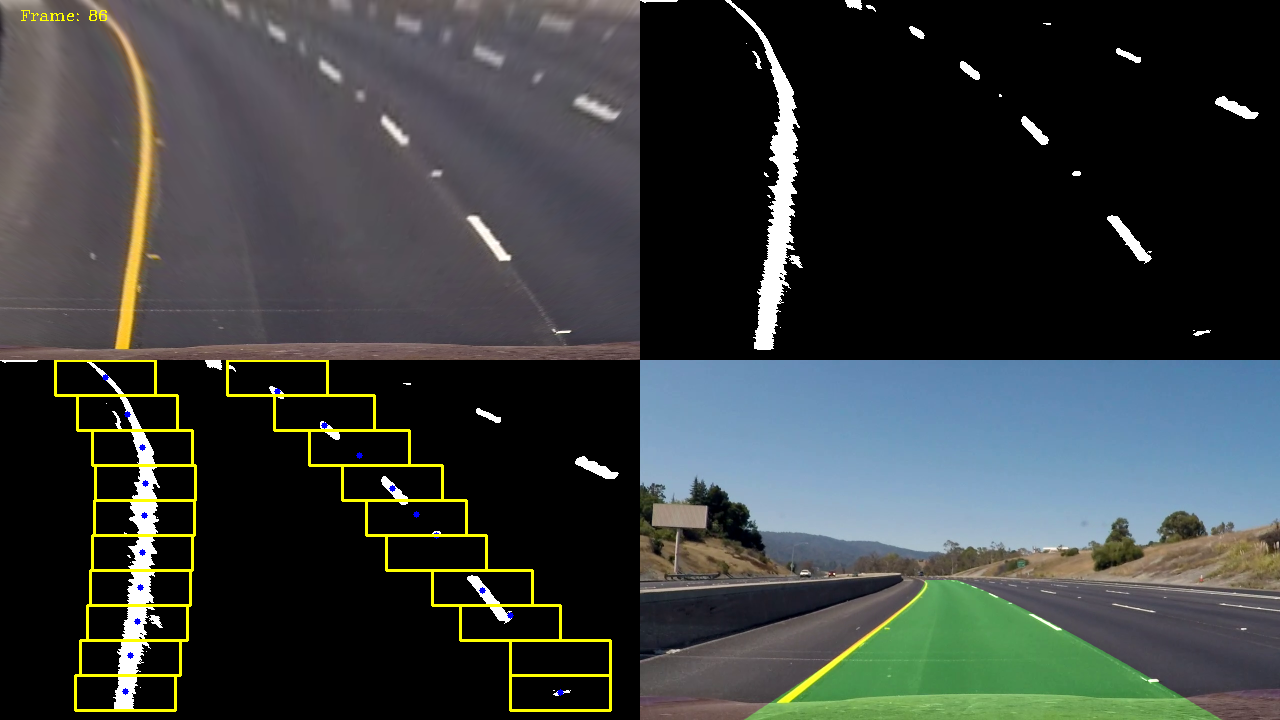
#> input picture lane_detection_curved/lane_curved.png, 1280 x 720 px, given in place of project_video.mp4, which was not available
$ python main.py
#> lines starting #> are read from the running program, lines starting #| are printed output that depends on the picture; after the words box and inside, x2 and y2 are one past the last pixel; in counts of white or black regions, pixels touching at a corner belong together; pictures that were not available may be replaced by others from this repository, and a replacement may not be noted
### lane_detection_curved/findLanes.py
import cv2
import numpy as np
from binary import *

class FindLaneLines():

    def __init__(self, src_pts, dst_pts):
        self.binaryThresh = 150
        self.src_pts = src_pts
        self.dst_pts = dst_pts
        self.H = cv2.getPerspectiveTransform(self.src_pts, self.dst_pts)
        self.isInitialized = False
        self.detectionCount = 0

    def perspectiveTransform(self, frame):
        birdEyeView = cv2.warpPerspective(frame, self.H, (640,360))
        return birdEyeView

    def binarize(self, frame):
        binaryImg = getBinaryImage(frame, self.binaryThresh)
        return binaryImg

    def findLanes(self, binaryImg):
        img = np.zeros((360,640,3), dtype=np.uint8)

        tempImg = binaryImg[200:, 0:640]
        tempImg = tempImg//255
        histogram = np.sum(tempImg, axis=0).astype(np.uint8)

        midPoint = (int)(histogram.shape[0]/2)
        left_base = np.argmax(histogram[:midPoint])
        right_base = np.argmax(histogram[midPoint:]) + midPoint

        #sliding window
        y = 350
        lx = []
        rx = []
        ly = []
        ry = []

        while y>0:

            # left side
            imgL = binaryImg[y-35:y, left_base-50:left_base+50]
            left_M = cv2.moments(imgL)

            if left_M["m00"] != 0:
                lcx = int(left_M["m10"]/left_M["m00"])
                lcy = int(left_M["m01"]/left_M["m00"])

                lx.append(left_base - 50 + lcx)
                ly.append(y - 35 + lcy)
                left_base = left_base-50 + lcx

            # right side
            imgR = binaryImg[y-35:y, right_base-50:right_base+50]
            right_M = cv2.moments(imgR)

            if right_M["m00"] != 0:
                rcx = int(right_M["m10"]/right_M["m00"])
                rcy = int(right_M["m01"]/right_M["m00"])

                rx.append(right_base-50 + rcx)
                ry.append(y-35+rcy)
                right_base = right_base-50 + rcx

            y -= 35

        try:
            al,bl,cl = np.polyfit(ly, lx, 2)
            ar,br,cr = np.polyfit(ry, rx, 2)

            y = np.linspace(0,719,720)

            xl = al*y*y + bl*y + cl
            xr = ar*y*y + br*y + cr

            for i in range(len(y)):
                if(i % 2 == 0):
                    xi_l = (int)(xl[i])
                    xi_r = (int)(xr[i])
                    yi = (int)(y[i])
                    cv2.line(img, (xi_l, yi), (xi_r, yi), (0,255,0),2)

            return img

        except:
            return img


    def groundView(self, birdView):
        _, inv_homography = cv2.invert(self.H)
        laneImg = cv2.warpPerspective(birdView, inv_homography, (1280, 720))
        return laneImg

    def displayImg(self, frame, laneImg):
        frame = cv2.addWeighted(frame, 1.0, laneImg, 0.2, 0)
        return frame

### lane_detection_curved/binary.py
import cv2
import numpy as np

def binaryFromGray(frame, thresh):

    frameGray = cv2.cvtColor(frame, cv2.COLOR_BGR2GRAY)
    frameGray = cv2.GaussianBlur(frameGray, (5,5), 0)
    _, binaryWhite = cv2.threshold(frameGray, 150, 255, cv2.THRESH_BINARY)

    return binaryWhite


def binaryFromHSV(frame, thresh):

    hsv = cv2.cvtColor(frame, cv2.COLOR_BGR2HSV)
    lower = np.array([17, 0, 0])   # (11,106,150)
    upper = np.array([35, 255, 255])  # (179,255,255)
    hsvMask = cv2.inRange(hsv, lower, upper)

    return hsvMask


def getBinaryImage(frame, thresh):

    binaryWhite = binaryFromGray(frame, thresh)
    binaryYellow = binaryFromHSV(frame, thresh)

    return cv2.bitwise_or(binaryWhite, binaryYellow)


### lane_detection_curved/main.py

import cv2
import numpy as np
from findLanes import *
import time

frameCount = -1
cap = cv2.VideoCapture("/home/abhishek/Downloads/project_video.mp4")

src_pts = np.array([[0, 719],[528, 440],[800, 440],[1279, 719]]).astype(np.float32)
dst_pts = np.array([[0, 359],[0, 0],[639, 0],[639, 359]]).astype(np.float32)

laneObj = FindLaneLines(src_pts, dst_pts)

while True:
    ret, frame = cap.read()
#> frame is the input picture: shape (720, 1280, 3); mean B, G, R 59.7, 61.1, 56.6

    if not ret:
        break

    frameCount += 1

    time_one = time.time()

    birdViewImg = laneObj.perspectiveTransform(frame)
#> in perspectiveTransform, `birdEyeView = cv2.warpPerspective(frame, self.H, (640,360))`:
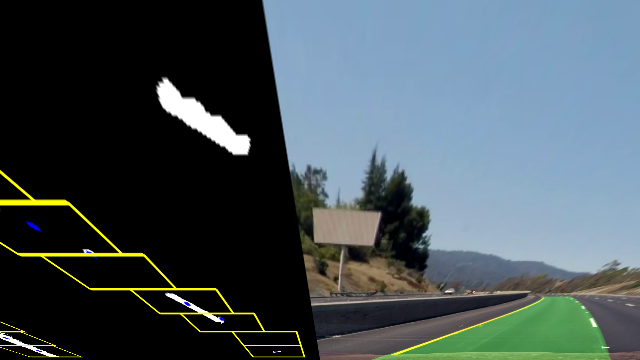
#> birdEyeView: shape (360, 640, 3); mean B, G, R 88.6, 83.9, 70.7
    binaryImg = laneObj.binarize(birdViewImg)
#> in binaryFromGray, `frameGray = cv2.GaussianBlur(frameGray, (5,5), 0)`:
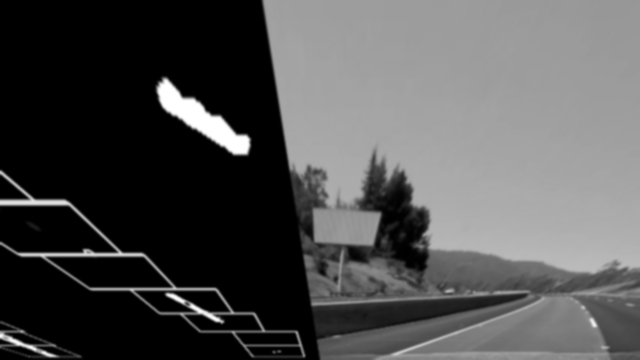
#> frameGray: shape (360, 640); min 0, max 255, mean 80.5
#> in binaryFromGray, `_, binaryWhite = cv2.threshold(frameGray, 150, 255, cv2.THRESH_BINARY)`:
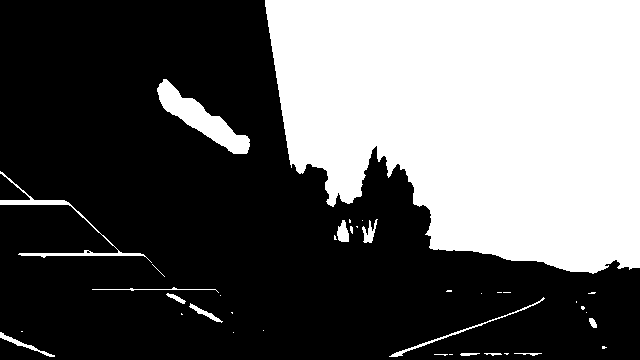
#> binaryWhite: shape (360, 640); 37.8% white; 38 white regions (24 under 20 px), largest, box (x1, y1, x2, y2) and area: (265, 0, 640, 274) 82276, (157, 79, 250, 154) 2267, (0, 171, 152, 263) 924
#> in binaryFromHSV, `hsv = cv2.cvtColor(frame, cv2.COLOR_BGR2HSV)`: hsv: shape (360, 640, 3); mean H, S, V 50.8, 46.2, 95.7
#> in binaryFromHSV, `hsvMask = cv2.inRange(hsv, lower, upper)`: hsvMask: shape (360, 640); 4.3% white; 101 white regions (81 under 20 px), largest, box (x1, y1, x2, y2) and area: (0, 170, 305, 358) 3121, (299, 205, 374, 297) 2210, (343, 246, 416, 297) 1824
#> in getBinaryImage, `return cv2.bitwise_or(binaryWhite, binaryYellow)`: returned value: shape (360, 640); 41.5% white; 101 white regions (75 under 20 px), largest, box (x1, y1, x2, y2) and area: (265, 0, 640, 274) 82276, (0, 170, 305, 358) 3251, (157, 79, 250, 154) 2267
    laneImg = laneObj.findLanes(binaryImg)
#> in findLanes, `tempImg = binaryImg[200:, 0:640]`:
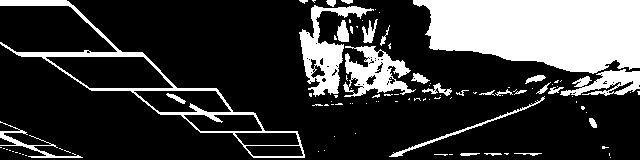
#> tempImg: shape (160, 640); 23.2% white; 100 white regions (73 under 20 px), largest, box (x1, y1, x2, y2) and area: (413, 0, 640, 74) 13010, (0, 0, 305, 158) 3035, (299, 5, 374, 97) 2210
#> in findLanes, `histogram = np.sum(tempImg, axis=0).astype(np.uint8)`: histogram = 640 values, max 93 at index 593, min 5 at index 265, mean 37.18
#> in findLanes, `left_base = np.argmax(histogram[:midPoint])`: left_base = 314
#> in findLanes, `right_base = np.argmax(histogram[midPoint:]) + midPoint`: right_base = 593
#> the loop in findLanes, `while y>0:` made 10 passes
#> (lcx, lcy, left_base, rcx, rcy, right_base) on passes 1 to 10: (22, 22, 286, 51, 12, 594), (75, 12, 311, 52, 7, 596), (67, 15, 328, 49, 14, 595), (58, 18, 336, 47, 17, 592), (53, 16, 339, 48, 17, 590), (47, 14, 336, 49, 17, 589), (49, 17, 335, 49, 17, 588), (49, 17, 334, 49, 17, 587), (49, 17, 333, 49, 17, 586), (49, 17, 332, 49, 17, 585)
#> pass 1, in findLanes, `imgR = binaryImg[y-35:y, right_base-50:right_base+50]`:
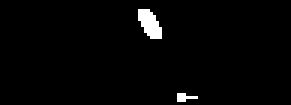
#> imgR: shape (35, 97) (shown 3 times larger); 2% white; 2 white regions (1 under 20 px), largest, box (x1, y1, x2, y2) and area: (46, 3, 54, 13) 54
#> after the loop in findLanes, `while y>0:`: imgL: shape (35, 100); every value is 255
#> after the loop in findLanes, `while y>0:`: left_base = 332; lx = [286, 311, 328, 336, 339, 336, 335, 334, 333, 332]; ly = [337, 292, 260, 228, 191, 154, 122, 87, 52, 17]; right_base = 585; rx = [594, 596, 595, 592, 590, 589, 588, 587, 586, 585]; ry = [327, 287, 259, 227, 192, 157, 122, 87, 52, 17]; y = 0
#> in findLanes, `al,bl,cl = np.polyfit(ly, lx, 2)`: al = -0.00115; bl = 0.3; cl = 321.3
#> in findLanes, `ar,br,cr = np.polyfit(ry, rx, 2)`: ar = 2.8e-06; br = 0.035; cr = 584
#> in findLanes, `xl = al*y*y + bl*y + cl`: xl = 720 values, max 340.9 at index 130, min -58.03 at index 719, mean 230.7
#> in findLanes, `xr = ar*y*y + br*y + cr`: xr = 720 values from 584 to 610.7
#> the loop in findLanes, `for i in range(len(y)):` made 720 passes
#> (xi_l, xi_r) on passes 1, 3, 5, 7, 9, 11, 13, 15, 17, 19, 21, 23: (321, 584), (321, 584), (322, 584), (323, 584), (323, 584), (324, 584), (324, 584), (325, 584), (325, 584), (326, 584), (326, 584), (327, 584)
#> xi_l on pass 139: 340
#> after the loop in findLanes, `for i in range(len(y)):`:
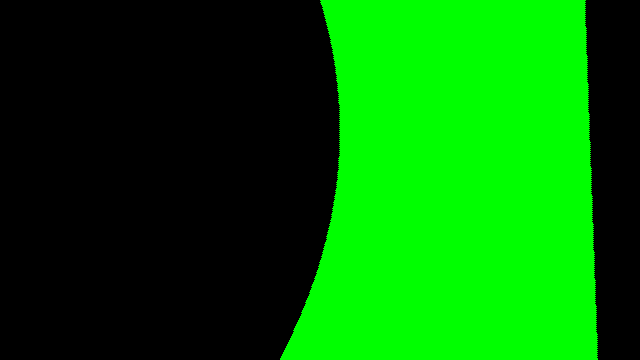
#> img: shape (360, 640, 3); mean of channels 0, 1, 2 0, 106.4, 0; drawn as B, G, R
    laneImg = laneObj.groundView(laneImg)
#> in groundView, `_, inv_homography = cv2.invert(self.H)`: inv_homography = [[-2.06, 7.12, -2554.8], [-1.63e-15, 3.87, -2129], [-2.04e-18, 0.0106, -4.84]]
    frame = laneObj.displayImg(frame, laneImg)

    timeTaken = (int)(1000*(time.time() - time_one))

    cv2.putText(frame, "[FrameCnt ] : " + str(frameCount), (50, 50), 2, 0.7, (0,255,255))
    cv2.putText(frame, "[Time (ms)] : " + str(timeTaken),  (50, 80), 2, 0.7, (0,255,255))
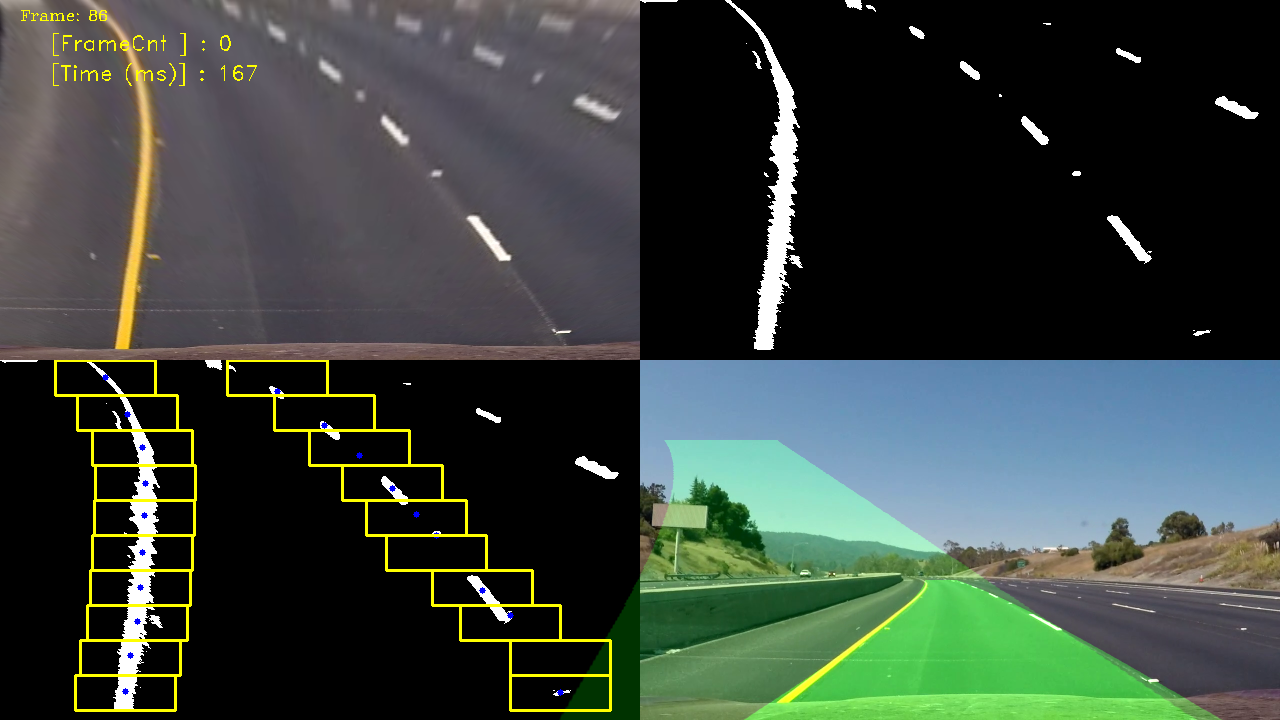
#> frame: shape (720, 1280, 3); mean of channels 0, 1, 2 59.5, 66.8, 56.8; drawn as B, G, R

    cv2.imshow("Frame", frame)

    key = cv2.waitKey(1)
#> (key q is pressed here)

    if (key == ord('p')):
        cv2.waitKey(0)

    if(key == ord('q')):
        break

# tflite object detection using opencv
